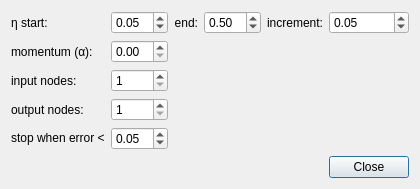
<?xml version="1.0" encoding="UTF-8"?>
<ui version="4.0">
 <class>ConfigDialog</class>
 <widget class="QDialog" name="ConfigDialog">
  <property name="geometry">
   <rect>
    <x>0</x>
    <y>0</y>
    <width>400</width>
    <height>174</height>
   </rect>
  </property>
  <property name="windowTitle">
   <string>Dialog</string>
  </property>
  <layout class="QGridLayout" name="gridLayout">
   <item row="0" column="0">
    <widget class="QLabel" name="etaStartLabel">
     <property name="text">
      <string>η start:</string>
     </property>
     <property name="alignment">
      <set>Qt::AlignLeading|Qt::AlignLeft|Qt::AlignVCenter</set>
     </property>
    </widget>
   </item>
   <item row="0" column="1">
    <widget class="QDoubleSpinBox" name="etaStartSpinBox">
     <property name="singleStep">
      <double>0.050000000000000</double>
     </property>
     <property name="value">
      <double>0.050000000000000</double>
     </property>
    </widget>
   </item>
   <item row="0" column="2">
    <widget class="QLabel" name="etaEndLabel">
     <property name="text">
      <string>end:</string>
     </property>
     <property name="alignment">
      <set>Qt::AlignRight|Qt::AlignTrailing|Qt::AlignVCenter</set>
     </property>
    </widget>
   </item>
   <item row="0" column="3">
    <widget class="QDoubleSpinBox" name="etaEndSpinBox">
     <property name="singleStep">
      <double>0.050000000000000</double>
     </property>
     <property name="value">
      <double>0.500000000000000</double>
     </property>
    </widget>
   </item>
   <item row="0" column="4">
    <widget class="QLabel" name="etaIncrementLabel">
     <property name="text">
      <string>increment:</string>
     </property>
     <property name="alignment">
      <set>Qt::AlignRight|Qt::AlignTrailing|Qt::AlignVCenter</set>
     </property>
    </widget>
   </item>
   <item row="0" column="5">
    <widget class="QDoubleSpinBox" name="etaIncrementSpinBox">
     <property name="minimum">
      <double>0.010000000000000</double>
     </property>
     <property name="singleStep">
      <double>0.050000000000000</double>
     </property>
     <property name="value">
      <double>0.050000000000000</double>
     </property>
    </widget>
   </item>
   <item row="1" column="0">
    <widget class="QLabel" name="momentumLabel">
     <property name="text">
      <string>momentum (α):</string>
     </property>
    </widget>
   </item>
   <item row="1" column="1">
    <widget class="QDoubleSpinBox" name="momentumSpinBox">
     <property name="singleStep">
      <double>0.100000000000000</double>
     </property>
    </widget>
   </item>
   <item row="2" column="0">
    <widget class="QLabel" name="inputLabel">
     <property name="text">
      <string>input nodes:</string>
     </property>
    </widget>
   </item>
   <item row="2" column="1">
    <widget class="QSpinBox" name="inputSpinBox">
     <property name="minimum">
      <number>1</number>
     </property>
    </widget>
   </item>
   <item row="5" column="5">
    <widget class="QPushButton" name="closeButton">
     <property name="text">
      <string>Close</string>
     </property>
    </widget>
   </item>
   <item row="3" column="0">
    <widget class="QLabel" name="outputLabel">
     <property name="text">
      <string>output nodes:</string>
     </property>
    </widget>
   </item>
   <item row="3" column="1">
    <widget class="QSpinBox" name="outputSpinBox">
     <property name="minimum">
      <number>1</number>
     </property>
    </widget>
   </item>
   <item row="4" column="0">
    <widget class="QLabel" name="stopLabel">
     <property name="text">
      <string>stop when error &lt;</string>
     </property>
    </widget>
   </item>
   <item row="4" column="1">
    <widget class="QDoubleSpinBox" name="stopSpinBox">
     <property name="singleStep">
      <double>0.010000000000000</double>
     </property>
     <property name="value">
      <double>0.050000000000000</double>
     </property>
    </widget>
   </item>
  </layout>
 </widget>
 <resources/>
 <connections/>
</ui>
